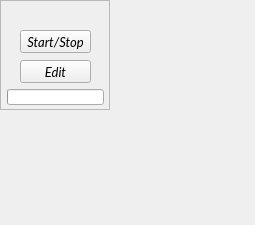
<?xml version="1.0" encoding="UTF-8"?>
<ui version="4.0">
 <class>Cell</class>
 <widget class="QWidget" name="Cell">
  <property name="geometry">
   <rect>
    <x>0</x>
    <y>0</y>
    <width>255</width>
    <height>225</height>
   </rect>
  </property>
  <property name="sizePolicy">
   <sizepolicy hsizetype="Preferred" vsizetype="Preferred">
    <horstretch>1</horstretch>
    <verstretch>1</verstretch>
   </sizepolicy>
  </property>
  <property name="minimumSize">
   <size>
    <width>120</width>
    <height>120</height>
   </size>
  </property>
  <property name="font">
   <font>
    <family>Lato</family>
   </font>
  </property>
  <property name="windowTitle">
   <string>Form</string>
  </property>
  <widget class="QFrame" name="cell_frame">
   <property name="geometry">
    <rect>
     <x>0</x>
     <y>0</y>
     <width>110</width>
     <height>110</height>
    </rect>
   </property>
   <property name="sizePolicy">
    <sizepolicy hsizetype="Maximum" vsizetype="Maximum">
     <horstretch>0</horstretch>
     <verstretch>0</verstretch>
    </sizepolicy>
   </property>
   <property name="styleSheet">
    <string notr="true">#frame {border: 0px;
	background-color: rgb(217, 217, 217);
border-radius: 10px;}</string>
   </property>
   <property name="frameShape">
    <enum>QFrame::StyledPanel</enum>
   </property>
   <property name="frameShadow">
    <enum>QFrame::Raised</enum>
   </property>
   <widget class="QLabel" name="clip_name">
    <property name="geometry">
     <rect>
      <x>5</x>
      <y>6</y>
      <width>102</width>
      <height>20</height>
     </rect>
    </property>
    <property name="font">
     <font>
      <family>Lato</family>
      <pointsize>12</pointsize>
      <weight>75</weight>
      <italic>true</italic>
      <bold>true</bold>
     </font>
    </property>
    <property name="text">
     <string/>
    </property>
    <property name="alignment">
     <set>Qt::AlignCenter</set>
    </property>
   </widget>
   <widget class="QProgressBar" name="clip_position">
    <property name="geometry">
     <rect>
      <x>7</x>
      <y>89</y>
      <width>97</width>
      <height>16</height>
     </rect>
    </property>
    <property name="value">
     <number>0</number>
    </property>
    <property name="textVisible">
     <bool>false</bool>
    </property>
   </widget>
   <widget class="QPushButton" name="edit">
    <property name="geometry">
     <rect>
      <x>20</x>
      <y>60</y>
      <width>71</width>
      <height>23</height>
     </rect>
    </property>
    <property name="font">
     <font>
      <family>Lato</family>
      <pointsize>10</pointsize>
      <weight>50</weight>
      <italic>true</italic>
      <bold>false</bold>
     </font>
    </property>
    <property name="text">
     <string>Edit</string>
    </property>
   </widget>
   <widget class="QPushButton" name="start_stop">
    <property name="geometry">
     <rect>
      <x>20</x>
      <y>30</y>
      <width>71</width>
      <height>23</height>
     </rect>
    </property>
    <property name="font">
     <font>
      <family>Lato</family>
      <pointsize>10</pointsize>
      <weight>50</weight>
      <italic>true</italic>
      <bold>false</bold>
     </font>
    </property>
    <property name="text">
     <string>Start/Stop</string>
    </property>
   </widget>
  </widget>
 </widget>
 <resources/>
 <connections/>
</ui>
